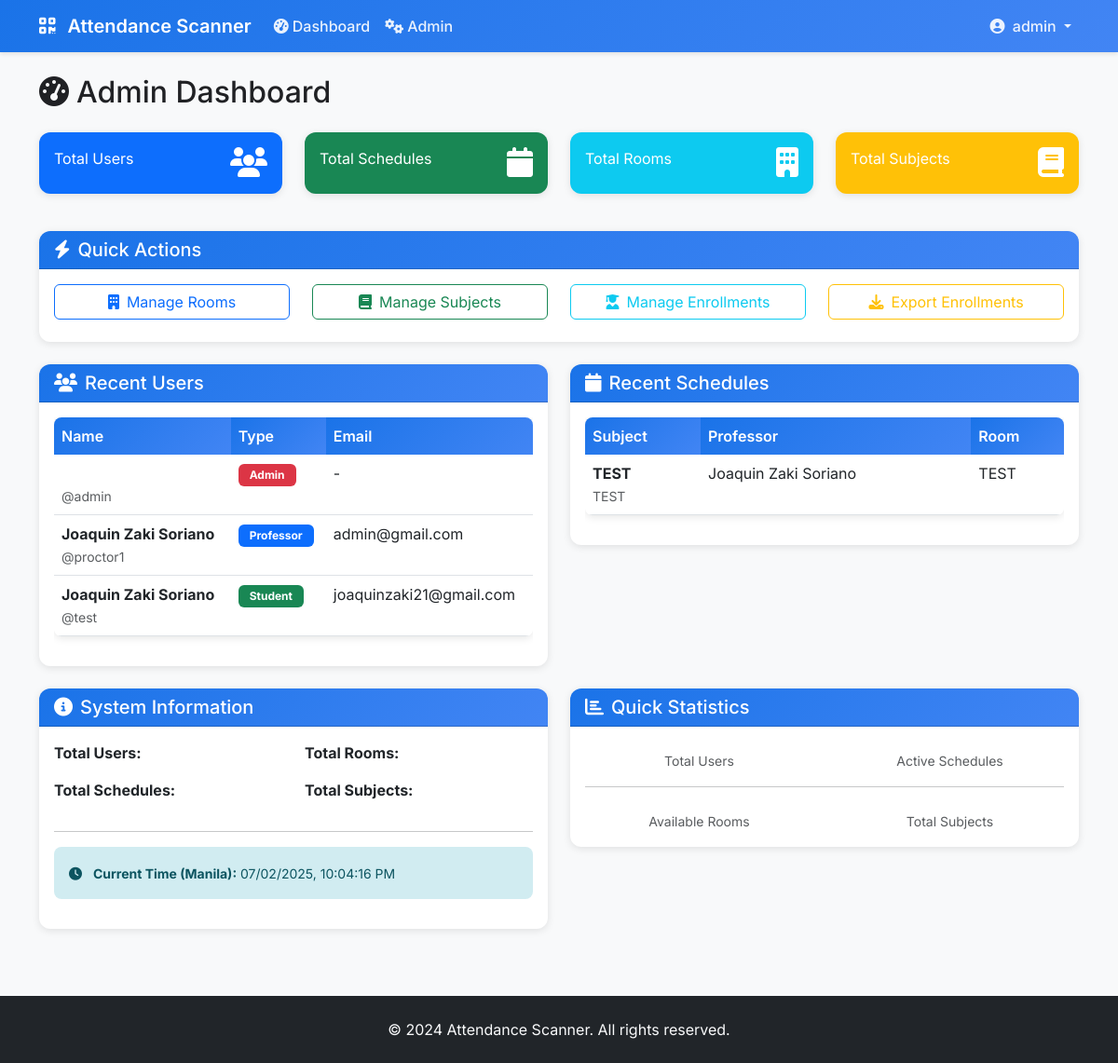
/admin-dashboard/ (signed in), run on the app's committed database.
### scanner/models.py (models this page shows, shortened)
class User(AbstractUser):
    USER_TYPES = (
        ('student', 'Student'),
        ('professor', 'Professor'),
        ('admin', 'Admin'),
    )
    user_type = models.CharField(max_length=10, choices=USER_TYPES, default='student')
    student_id = models.CharField(max_length=20, blank=True, null=True, unique=True)
    barcode = models.CharField(max_length=50, blank=True, null=True, unique=True)
    phone = models.CharField(max_length=15, blank=True, null=True)

class Schedule(models.Model):
    DAYS_OF_WEEK = (
        ('monday', 'Monday'),
        ('tuesday', 'Tuesday'),
        ('wednesday', 'Wednesday'),
        ('thursday', 'Thursday'),
        ('friday', 'Friday'),
        ('saturday', 'Saturday'),
        ('sunday', 'Sunday'),
    )
    subject = models.ForeignKey(Subject, on_delete=models.CASCADE)
    professor = models.ForeignKey(User, on_delete=models.CASCADE, limit_choices_to={'user_type': 'professor'})
    room = models.ForeignKey(Room, on_delete=models.CASCADE)
    day_of_week = models.CharField(max_length=10, choices=DAYS_OF_WEEK)
    start_time = models.TimeField()
    end_time = models.TimeField()
    semester = models.CharField(max_length=20, default='2024-1')
    academic_year = models.CharField(max_length=10, default='2024-2025')
    is_active = models.BooleanField(default=True)
    created_at = models.DateTimeField(auto_now_add=True)
    class Meta:
        unique_together = ['room', 'day_of_week', 'start_time', 'end_time', 'semester']

class Subject(models.Model):
    code = models.CharField(max_length=20, unique=True)
    name = models.CharField(max_length=100)
    description = models.TextField(blank=True, null=True)
    units = models.IntegerField(default=3)

class Room(models.Model):
    name = models.CharField(max_length=50)
    capacity = models.IntegerField(default=30)
    building = models.CharField(max_length=50, blank=True, null=True)
    floor = models.IntegerField(default=1)

### scanner/views.py (the view)
# urls.py: path('admin-dashboard/', views.admin_dashboard, name='admin_dashboard'),
@login_required
@user_passes_test(is_admin)
def admin_dashboard(request):
    users = User.objects.all().order_by('user_type', 'username')
    rooms = Room.objects.all().order_by('name')
    subjects = Subject.objects.all().order_by('code')
    schedules = Schedule.objects.all().order_by('subject__code')
    return render(request, 'scanner/admin_dashboard.html', {
        'users': users,
        'rooms': rooms,
        'subjects': subjects,
        'schedules': schedules
    })

### scanner/views.py (called while the page is built)
def is_admin(user):
    return user.is_authenticated and user.user_type == 'admin'

### scanner/templates/scanner/admin_dashboard.html (shortened to what this page needs)
{% extends 'scanner/base.html' %}  {% block content %}
<div class="row">
  <div class="col-12">
    <h2 class="mb-4">
      <i class="fas fa-tachometer-alt me-2"></i>Admin Dashboard
    </h2>
  </div>
</div>
<div class="row mb-4">
  <div class="col-md-3 mb-3">
    <div class="card bg-primary text-white">
      <div class="card-body">
        <div class="d-flex justify-content-between">
          <div>
            <p class="mb-0">Total Users</p>
          </div>
          <div class="align-self-center">
            <i class="fas fa-users fa-2x"></i>
          </div>
        </div>
      </div>
    </div>
  </div>
  <div class="col-md-3 mb-3">
    <div class="card bg-success text-white">
      <div class="card-body">
        <div class="d-flex justify-content-between">
          <div>
            <p class="mb-0">Total Schedules</p>
          </div>
          <div class="align-self-center">
            <i class="fas fa-calendar fa-2x"></i>
          </div>
        </div>
      </div>
    </div>
  </div>
  <div class="col-md-3 mb-3">
    <div class="card bg-info text-white">
      <div class="card-body">
        <div class="d-flex justify-content-between">
          <div>
            <p class="mb-0">Total Rooms</p>
          </div>
          <div class="align-self-center">
            <i class="fas fa-building fa-2x"></i>
          </div>
        </div>
      </div>
    </div>
  </div>
  <div class="col-md-3 mb-3">
    <div class="card bg-warning text-white">
      <div class="card-body">
        <div class="d-flex justify-content-between">
          <div>
            <p class="mb-0">Total Subjects</p>
          </div>
          <div class="align-self-center">
            <i class="fas fa-book fa-2x"></i>
          </div>
        </div>
      </div>
    </div>
  </div>
</div>
<div class="row mb-4">
  <div class="col-12">
    <div class="card">
      <div class="card-header">
        <h5 class="mb-0"><i class="fas fa-bolt me-2"></i>Quick Actions</h5>
      </div>
      <div class="card-body">
        <div class="row">
          <div class="col-md-3 mb-2">
            <a
              href="{% url 'manage_rooms' %}"
              class="btn btn-outline-primary w-100"
            >
              <i class="fas fa-building me-2"></i>Manage Rooms
            </a>
          </div>
          <div class="col-md-3 mb-2">
            <a
              href="{% url 'manage_subjects' %}"
              class="btn btn-outline-success w-100"
            >
              <i class="fas fa-book me-2"></i>Manage Subjects
            </a>
          </div>
          <div class="col-md-3 mb-2">
            <a
              href="{% url 'manage_enrollments' %}"
              class="btn btn-outline-info w-100"
            >
              <i class="fas fa-user-graduate me-2"></i>Manage Enrollments
            </a>
          </div>
          <div class="col-md-3 mb-2">
            <a
              href="{% url 'export_enrollments' %}"
              class="btn btn-outline-warning w-100"
            >
              <i class="fas fa-download me-2"></i>Export Enrollments
            </a>
          </div>
        </div>
      </div>
    </div>
  </div>
</div>
<div class="row">
  <div class="col-md-6 mb-4">
    <div class="card">
      <div class="card-header">
        <h5 class="mb-0"><i class="fas fa-users me-2"></i>Recent Users</h5>
      </div>
      <div class="card-body">
        <div class="table-responsive">
          <table class="table table-hover">
            <thead>
              <tr>
                <th>Name</th>
                <th>Type</th>
                <th>Email</th>
              </tr>
            </thead>
            <tbody>
              {% for user in users|slice:":5" %}
              <tr>
                <td>
                  <strong>{{ user.get_full_name }}</strong><br />
                  <small class="text-muted">@{{ user.username }}</small>
                </td>
                <td>
                  <span
                    class="badge bg-{% if user.user_type == 'admin' %}danger{% elif user.user_type == 'professor' %}primary{% else %}success{% endif %}"
                  >
                    {{ user.user_type|title }}
                  </span>
                </td>
                <td>{{ user.email|default:"-" }}</td>
              </tr>
              {% empty %}
              <tr>
                <td colspan="3" class="text-center text-muted">
                  No users found
                </td>
              </tr>
              {% endfor %}
            </tbody>
          </table>
        </div>
      </div>
    </div>
  </div>
  <div class="col-md-6 mb-4">
    <div class="card">
      <div class="card-header">
        <h5 class="mb-0">
          <i class="fas fa-calendar me-2"></i>Recent Schedules
        </h5>
      </div>
      <div class="card-body">
        <div class="table-responsive">
          <table class="table table-hover">
            <thead>
              <tr>
                <th>Subject</th>
                <th>Professor</th>
                <th>Room</th>
              </tr>
            </thead>
            <tbody>
              {% for schedule in schedules|slice:":5" %}
              <tr>
                <td>
                  <strong>{{ schedule.subject.code }}</strong><br />
                  <small class="text-muted">{{ schedule.subject.name }}</small>
                </td>
                <td>{{ schedule.professor.get_full_name }}</td>
                <td>{{ schedule.room.name }}</td>
              </tr>
              {% empty %}
              <tr>
                <td colspan="3" class="text-center text-muted">
                  No schedules found
                </td>
              </tr>
              {% endfor %}
            </tbody>
          </table>
        </div>
      </div>
    </div>
  </div>
</div>
<div class="row">
  <div class="col-md-6 mb-4">
    <div class="card">
      <div class="card-header">
        <h5 class="mb-0">
          <i class="fas fa-info-circle me-2"></i>System Information
        </h5>
      </div>
      <div class="card-body">
        <div class="row">
          <div class="col-6">
            <p><strong>Total Users:</strong> {{ total_users }}</p>
            <p><strong>Total Schedules:</strong> {{ total_schedules }}</p>
          </div>
          <div class="col-6">
            <p><strong>Total Rooms:</strong> {{ total_rooms }}</p>
            <p><strong>Total Subjects:</strong> {{ total_subjects }}</p>
          </div>
        </div>
        <hr />
        <div class="alert alert-info">
          <small>
            <i class="fas fa-clock me-2"></i>
            <strong>Current Time (Manila):</strong>
            <span id="current-time"></span>
          </small>
        </div>
      </div>
    </div>
  </div>
  <div class="col-md-6 mb-4">
    <div class="card">
      <div class="card-header">
        <h5 class="mb-0">
          <i class="fas fa-chart-bar me-2"></i>Quick Statistics
        </h5>
      </div>
      <div class="card-body">
        <div class="row text-center">
          <div class="col-6">
            <small class="text-muted">Total Users</small>
          </div>
          <div class="col-6">
            <small class="text-muted">Active Schedules</small>
          </div>
        </div>
        <hr />
        <div class="row text-center">
          <div class="col-6">
            <small class="text-muted">Available Rooms</small>
          </div>
          <div class="col-6">
            <small class="text-muted">Total Subjects</small>
          </div>
        </div>
      </div>
    </div>
  </div>
</div>
{% endblock %}

### scanner/templates/scanner/base.html (shortened to what this page needs)
<!DOCTYPE html>
<html lang="en">
  <head>
    <link
      href="https://cdn.jsdelivr.net/npm/bootstrap@5.3.0/dist/css/bootstrap.min.css"
      rel="stylesheet"
    />
    <link
      href="https://cdnjs.cloudflare.com/ajax/libs/font-awesome/6.4.0/css/all.min.css"
      rel="stylesheet"
    />
    {% load static %}
    <link href="{% static 'css/custom.css' %}" rel="stylesheet" />
  </head>
  <body>
    <nav class="navbar navbar-expand-lg navbar-dark">
      <div class="container">
        <a class="navbar-brand" href="{% url 'home' %}">
          <i class="fas fa-qrcode me-2"></i>
          Attendance Scanner
        </a>
        <div class="collapse navbar-collapse" id="navbarNav">
          <ul class="navbar-nav me-auto">
            {% if user.is_authenticated %}
            <li class="nav-item">
              <a class="nav-link" href="{% url 'dashboard' %}">
                <i class="fas fa-tachometer-alt me-1"></i>Dashboard
              </a>
            </li>
            {% if user.user_type == 'professor' %}
            <li class="nav-item">
              <a class="nav-link" href="{% url 'schedule_management' %}">
                <i class="fas fa-calendar-alt me-1"></i>Schedules
              </a>
            </li>
            {% elif user.user_type == 'admin' %}
            <li class="nav-item">
              <a class="nav-link" href="{% url 'admin_dashboard' %}">
                <i class="fas fa-cogs me-1"></i>Admin
              </a>
            </li>
            {% endif %} {% endif %}
          </ul>
          <ul class="navbar-nav">
            {% if user.is_authenticated %}
            <li class="nav-item dropdown">
              <a
                class="nav-link dropdown-toggle"
                href="#"
                id="navbarDropdown"
                role="button"
                data-bs-toggle="dropdown"
              >
                <i class="fas fa-user-circle me-1"></i>
                {{ user.get_full_name|default:user.username }}
              </a>
            </li>
            {% endif %}
          </ul>
        </div>
      </div>
    </nav>
    <main class="container my-4">{% block content %}{% endblock %}</main>
    <footer class="bg-dark text-light py-4 mt-5">
      <div class="container text-center">
        <p class="mb-0">&copy; 2024 Attendance Scanner. All rights reserved.</p>
      </div>
    </footer>
  </body>
</html>

### static/css/custom.css (style rules this page uses)
.card { transition: box-shadow 0.2s ease-in-out; }
.btn { transition: all 0.2s ease-in-out; }
.alert { border: none; border-radius: 0.5rem; }
.badge { font-size: 0.75rem; padding: 0.375rem 0.75rem; }

### scanner/templates/scanner/base.html (style rules this page uses)
:root { --primary-color: #1a73e8; --secondary-color: #34a853; --warning-color: #fbbc04; --danger-color: #ea4335; --light-gray: #f8f9fa; --border-color: #e8eaed; --text-primary: #202124; --text-secondary: #5f6368; }
* { font-family: "Inter", sans-serif; }
body { background-color: var(--light-gray); color: var(--text-primary); }
.navbar { background: linear-gradient(135deg, var(--primary-color), #4285f4); box-shadow: 0 2px 4px rgba(0, 0, 0, 0.1); }
.navbar-brand { font-weight: 600; color: white !important; }
.nav-link { color: rgba(255, 255, 255, 0.9) !important; font-weight: 500; transition: color 0.3s ease; }
.card { border: none; border-radius: 12px; box-shadow: 0 2px 8px rgba(0, 0, 0, 0.1); transition: transform 0.2s ease, box-shadow 0.2s ease; }
.card-header { background: linear-gradient(135deg, var(--primary-color), #4285f4); color: white; border-radius: 12px 12px 0 0 !important; font-weight: 600; }
.table { border-radius: 8px; overflow: hidden; box-shadow: 0 2px 8px rgba(0, 0, 0, 0.1); }
.table thead th { background: linear-gradient(135deg, var(--primary-color), #4285f4); color: white; border: none; font-weight: 600; }
.alert { border-radius: 8px; border: none; }
.alert-info { background-color: #d1ecf1; color: #0c5460; }

### data on the page
User: get_full_name "admin", username "admin", user_type "Admin", email "-"
User: get_full_name "Joaquin Zaki Soriano", username "proctor1", user_type "Professor", email "admin@gmail.com"
User: get_full_name "Joaquin Zaki Soriano", username "test", user_type "Student", email "joaquinzaki21@gmail.com"
Schedule: subject.code "TEST", subject.name "TEST", professor.get_full_name "Joaquin Zaki Soriano", room.name "TEST"
